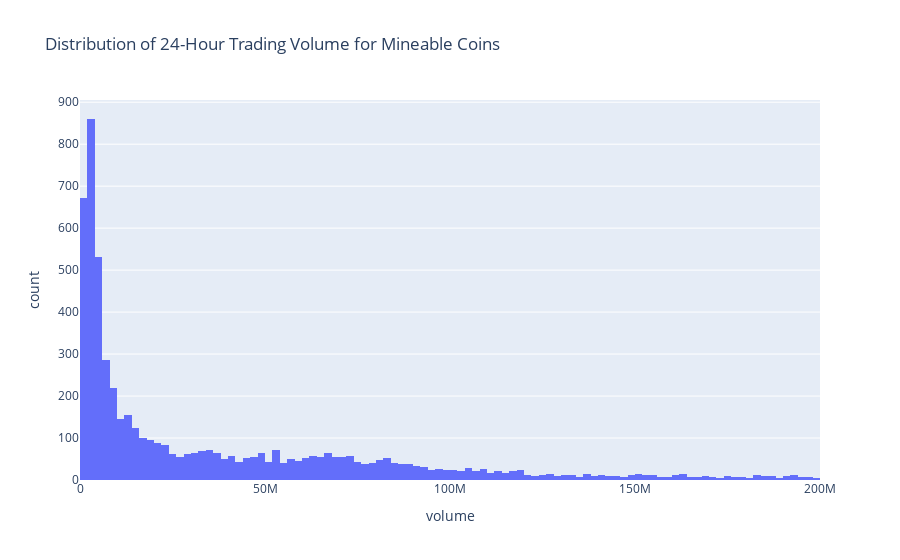

Here is the notebook cell this chart was saved with:
### Code cell
# Filter the dataset to include only mineable coins in history dataset
mineable_coins_data = history[history['coin_id'].isin(mineable_coin_ids)]

fig = px.histogram(
    mineable_coins_data,
    x='volume',
    nbins=100000,
    title='Distribution of 24-Hour Trading Volume for Mineable Coins',
)

fig.update_layout(xaxis_range=[0, 200000000])
fig.update_yaxes(dtick=100)

fig.show()

### Figure 1 — Plotly figure (JSON) as saved in the notebook; plotly's stock layout.template omitted (floating-point values rounded to 4 significant figures; data arrays with more than 128 entries replaced by an {"elided": "..."} marker saying what was removed)
{"data": [{"alignmentgroup": "True", "bingroup": "x", "hovertemplate": "volume=%{x}<br>count=%{y}<extra></extra>", "legendgroup": "", "marker": {"color": "#636efa", "pattern": {"shape": ""}}, "name": "", "nbinsx": 100000, "offsetgroup": "", "orientation": "v", "showlegend": false, "type": "histogram", "x": {"elided": "7280 float values"}, "xaxis": "x", "yaxis": "y"}], "layout": {"barmode": "relative", "legend": {"tracegroupgap": 0}, "title": {"text": "Distribution of 24-Hour Trading Volume for Mineable Coins"}, "xaxis": {"anchor": "y", "domain": [0, 1], "range": [0, 200000000], "title": {"text": "volume"}}, "yaxis": {"anchor": "x", "domain": [0, 1], "dtick": 100, "title": {"text": "count"}}}}
